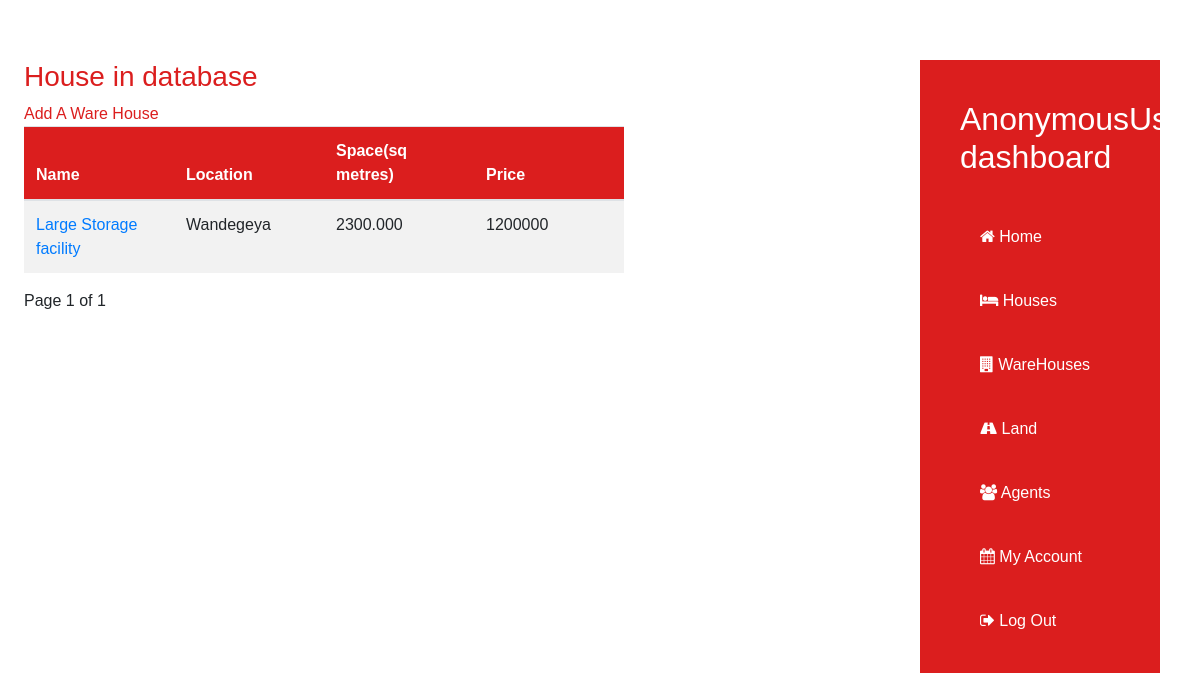
Page /warehouses/ on the earlier database version.
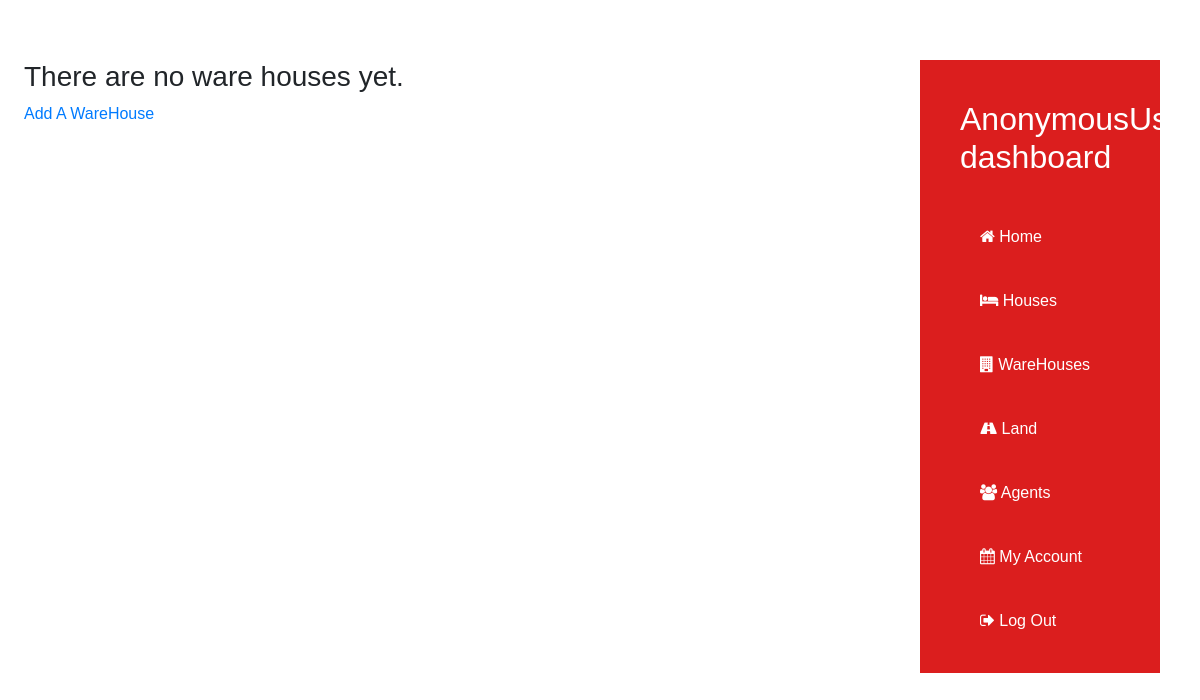
Same page on the later database version.
### properties/models.py (models this page shows, shortened)
class WareHouse(models.Model):
    name=models.CharField(max_length=40)
    location=models.CharField(max_length=25)
    price=models.IntegerField()
    space=models.DecimalField(max_digits=11,decimal_places=3)
    agent=models.ForeignKey(User,on_delete=models.CASCADE)
    uploaded=models.DateTimeField(auto_now_add=True)

### properties/views.py (the view)
# urls.py: path('warehouses/', views.WareHouseListView.as_view(), name='warehouses'),
class WareHouseListView(ListView):
    queryset = WareHouse.objects.order_by('-id').all()
    template_name = 'properties/warehouses.html'
    paginate_by = 20
    context_object_name='warehouses'

### properties/templates/properties/warehouses.html (shortened to what this page needs)
{% extends 'properties/dashboard.html' %} {% block content %}  {% if warehouses %}
<h3 class="red-text">
  {{ houses.count }} House{{houses.count|pluralize}} in database
</h3>
<span
  ><a href="{% url 'properties:create_house' %}" class="red-text"
    >Add A Ware House</a
  ></span
>
<table class="table table-striped table-inverse table-responsive">
  <thead class="thead-inverse">
    <tr>
      <th>Name</th>
      <th>Location</th>
      <th>Space(sq metres)</th>
      <th>Price</th>
    </tr>
  </thead>
  <tbody>
    {% for house in warehouses %}
    <tr>
      <td><a href="/update_warehouse/{{house.id}}">{{ house.name }}</a></td>
      <td>{{house.location}}</td>
      <td>{{house.space}}</td>
      <td>{{house.price}}</td>
    </tr>
    {% endfor %}
  </tbody>
</table>
{% include 'properties/pagination.html' %} {% else %}
<h3>There are no ware houses yet.</h3>
<a href="{% url 'properties:create_warehouse' %}">Add A WareHouse</a>
{% endif %} {% endblock content %}

Differences in the rows shown:
removed WareHouse: name "Large Storage facility", location "Wandegeya", space "2300.000", price "1200000"
Other differences:
{{ page_obj.number }}: "1" → (not shown)
{{ page_obj.paginator.num_pages }}: "1" → (not shown)
text no longer shown: "House in database Add A Ware House Name Location Space(sq metres) Price Page of"
text now shown: "There are no ware houses yet. Add A WareHouse"
